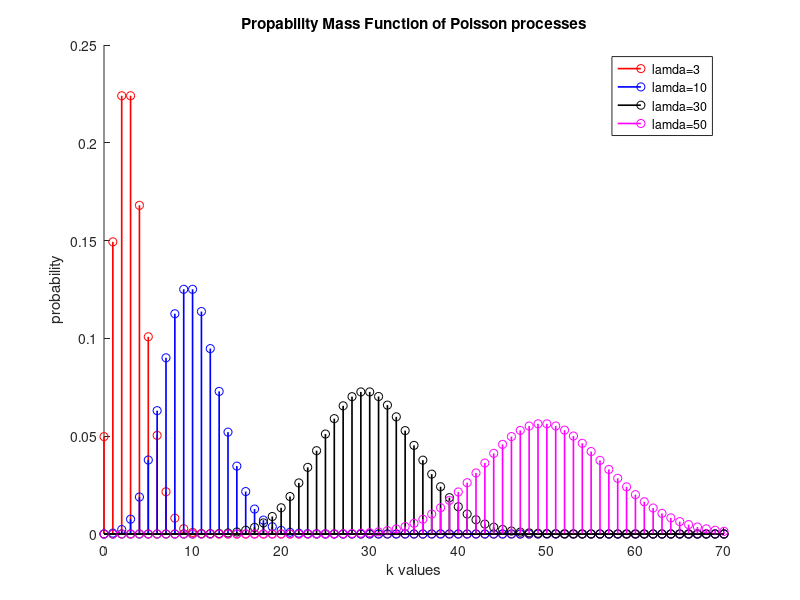
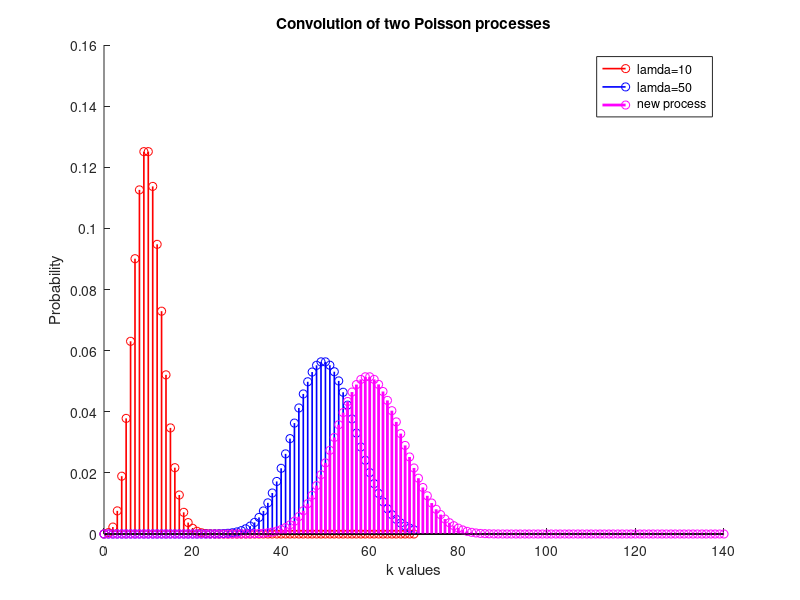
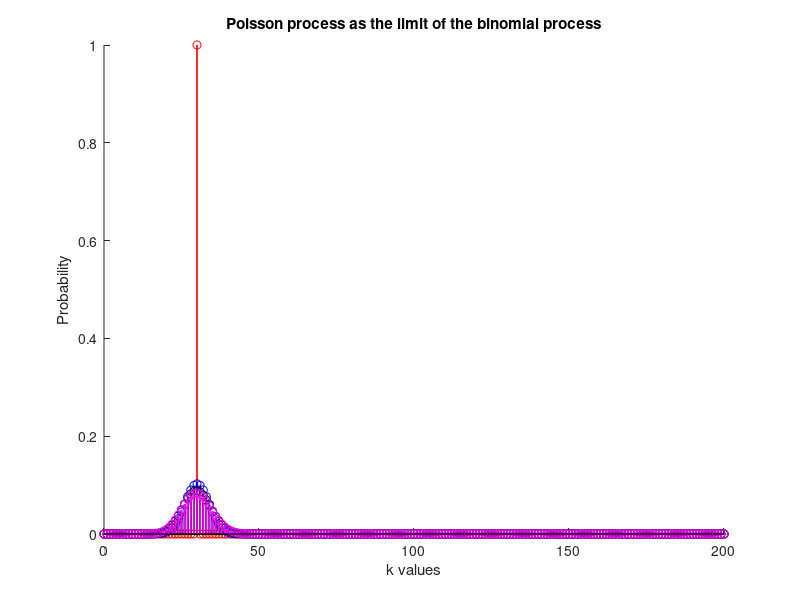

These figures' MATLAB source, in order:
clc;
clear all;
close all;


pkg load statistics;
#Task 1

k= 0:1:70
lamda= [3,10,30,50];

for i=1:columns(lamda)
  poisson(i,:)= poisspdf(k,lamda(i));
endfor

colors= "rbkm";
figure(1);
hold on;
for i= 1:columns(lamda)
  stem(k,poisson(i,:),colors(i), "linewidth",1.2);
endfor
hold off;

title ('Propability Mass Function of Poisson processes');
xlabel('k values');
ylabel('probability');
legend('lamda=3','lamda=10','lamda=30','lamda=50');

# Task 2

index= find(lamda==30);
chosen =poisson(index,:);
mean_value=0;
for i=0:(columns(poisson(index,:))-1);
  mean_value = mean_value + i.*poisson(index,i+1);
endfor

display("Mean value of Poisson with lamda 30 is");
display(mean_value);

second_moment =0;
for i=0:(columns(poisson(index,:))-1)
  second_moment = second_moment + i.*i.*poisson(index,i+1);
endfor

variance = second_moment - mean_value.^2;
display("Variance of Poisson with lamda 30 is");
display(variance);

# Task 3

first = find(lamda==10);
second = find(lamda==50);
poisson_first = poisson(first,:);
poisson_second = poisson(second,:);

composed = conv(poisson_first,poisson_second);
new_k = 0:1:(2*70);

figure(2);
hold on;
stem(k,poisson_first(:),colors(1),"linewidth",1.2);
stem(k,poisson_second(:),colors(2),"linewidth",1.2);
stem(new_k,composed,"mo","linewidth",2);
hold off;
title("Convolution of two Poisson processes");
xlabel("k values");
ylabel("Probability");
legend("lamda=10","lamda=50","new process");

# Task 4

k = 0:1:200;
lamda = 30;
i = 1:1:5;
n = lamda.*i; 
p = lamda./n;

figure(3);
title("Poisson process as the limit of the binomial process");
xlabel("k values");
ylabel("Probability");
hold on;
for i=1:4
  binomial = binopdf(k,n(i),p(i));
  stem(k,binomial,colors(i),'linewidth',1.2);
endfor
hold off;